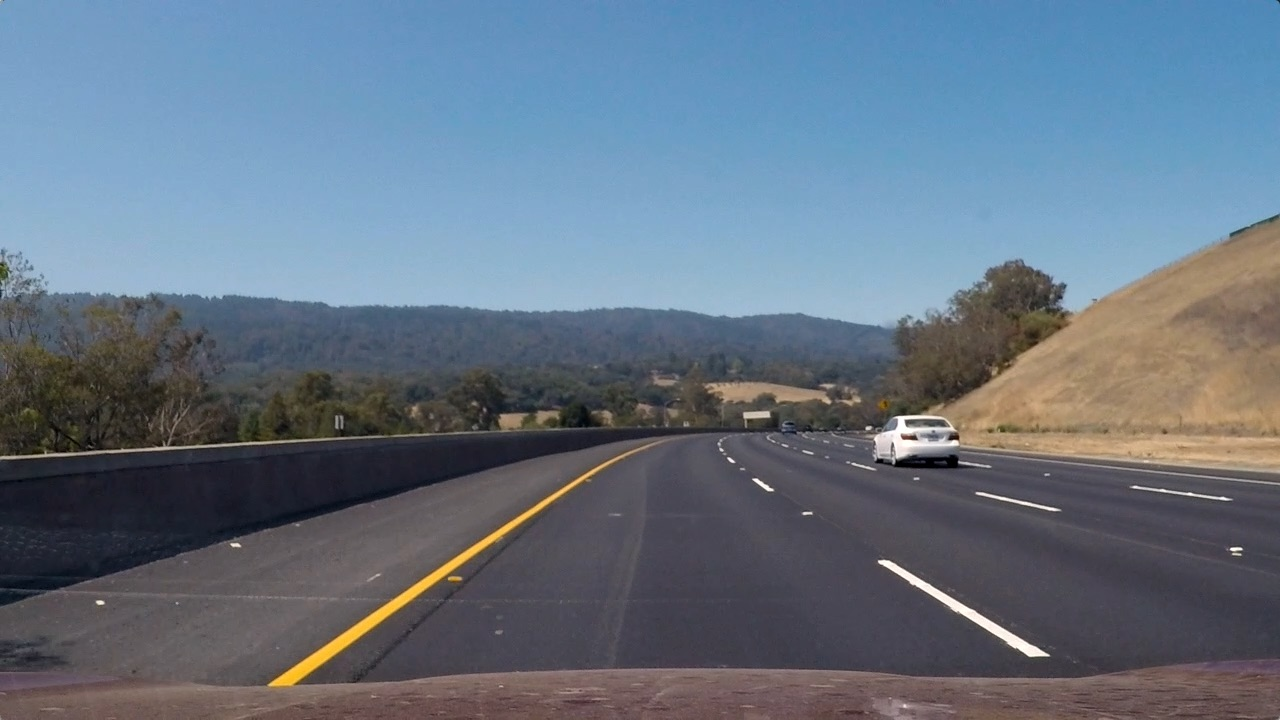
#> input picture curved_lines/test_images/test3.jpg, 1280 x 720 px, given in place of the camera
$ python curved_lines_withPolyLine.py
#> lines starting #> are read from the running program, lines starting #| are printed output that depends on the picture; after the words box and inside, x2 and y2 are one past the last pixel; in counts of white or black regions, pixels touching at a corner belong together; pictures that were not available may be replaced by others from this repository, and a replacement may not be noted
import os
import matplotlib.pyplot as plt
import matplotlib.image as mpimg
import numpy as np
import math
import cv2
import time
# %matplotlib inline
# from moviepy.editor import VideoFileClip
# from IPython.display import HTML
from MotorControlAPI import MotorController

ROBOT_SPEED = 20
ONE_SECOND_DELAY = 1000000000


# myVar = MotorController('COMx')


# print(imageFiles)

# [7 lines left out: function display_images, not called in this run]


# display_images(imageList)


def color_filter(image):
    # convert from RGB to HLS (Hue, Lightness, Saturation)
    hls = cv2.cvtColor(image, cv2.COLOR_RGB2HLS)
    lower = np.array([0, 190, 0])
    upper = np.array([255, 255, 255])

    whitemask = cv2.inRange(hls, lower, upper)

    masked = cv2.bitwise_and(image, image, mask=whitemask)

    return masked


# filtered_img = list(map(color_filter, imageList))

# display_images(filtered_img)


def roi(img):
    # function to idenify region of interest, using a triangle to focus on where the lines are
    if img is not None:
        # get coords of actual frame of gui (get gui dimensions)
        x = int(img.shape[1]) # seems to be 600
        # print("x = ", x)
        y = int(img.shape[0]) # seems to be 480
        # print("y = ", y)

        # oh thats crazy this is the roi shape dimensions
        shape = np.array(
            [[int(0), int(y)], [int(x), int(y)], [int(x), int(0.4 * y)], [int(0), int(0.4 * y)]])

        """
        print(shape)
        [[  0 480]
         [600 480]
         [330 288]
         [270 288]]
        """

        # shape = np.array(
            # [[int(0.4 * x), int(y)], [int(x), int(y)], [int(x), int(0.5 * y)], [int(0.4 * x), int(0.8 * y)]])

        """
        # lets make it a rect
        [[  0 480]  bottom left
         [600 480]  bottom right
         [600 240]    top right
         [ 0 240]]    top left
        """
        mask = np.zeros_like(img)
        # print(img)   # returns rgb values (0-255) of each pixel of frame
        # print(mask)  # all zeros, i assume it is the same size array as img

        # Uses 3 channels or 1 channel for color depending on input image
        if len(img.shape) > 2:
            channel_count = img.shape[2]
            ignore_mask_color = (255,) * channel_count
        else:
            ignore_mask_color = 255


        # print(np.int32([shape])) = shape lol
        # creates a polygon with the mask color (for area between lines)
        cv2.fillPoly(mask, np.int32([shape]), ignore_mask_color)
        # cv2.imshow("uh does this work", mask)  # should return the roi of the frame

        # returns the image only where the mask pixels are not zero
        masked_image = cv2.bitwise_and(img, mask)

        return masked_image
    else:
        print("None")

# roi_img = list(map(roi, filtered_img))
# display_images(roi_img)

def grayscale(img):
    # canny needs a gray image, so we convert
    return cv2.cvtColor(img, cv2.COLOR_RGB2GRAY)


def canny(img):
    # using canny to get edges
    return cv2.Canny(grayscale(img), 50, 120)


# canny_img = list(map(canny, roi_img))
# display_images(canny_img,cmap='gray')

rightSlope, leftSlope, rightIntercept, leftIntercept = [], [], [], []
storeLeftCords, storeRightCords = [], []

def draw_lines(img, lines, thickness=5):
    global rightSlope, leftSlope, rightIntercept, leftIntercept
    global storeLeftCords, storeRightCords

    rightColor = [0, 0, 255]
    leftColor = [255, 0, 0]

    # this is used to filter out the outlying lines that can affect the average
    # We then use the slope we determined to find the y-intercept of the filtered lines by solving for b in y=mx+b

    # If curve to right, then slope negative for both lines?
    minX = 0 # basically -inf
    if lines is not None:
        print("START---")
        for line in lines: # [260 304 261 328]
            for x1, y1, x2, y2 in line:
                # print(x1, x2, y1, y2)
                slope = (y1 - y2) / (x1 - x2) # -24 / -1 = 24
                # print("slope: ", slope)

                # code will find ALL lines, no matter slope
                # get rid of horizontal lines
                if (slope < -0.1): # maybe 0.4 idk
                    # what if we store the x/y values in array?
                    if x1 > 300: # assume right i guess
                        print("slope", slope)
                        print("X1: ", x1)
                        print("Y1: ", y1)
                        print("X2: ", x2)
                        print("Y2: ", y2)
                        print(minX)
                        if x1 > minX:
                            storeRightCords.append([x1, y1])
                            storeRightCords.append([x2, y2])
                            minX = x1
                    elif x1 < 200:
                        print("slope", slope)
                        print("X1: ", x1)
                        print("Y1: ", y1)
                        print("X2: ", x2)
                        print("Y2: ", y2)
                        storeLeftCords.append([x1, y1])
                        storeLeftCords.append([x2, y2])

                else:
                    print("um", slope)

                """
                                if slope < -0.2:
                    if x1 > 300:
                        yintercept = y2 - (slope * x2)
                        rightSlope.append(slope)
                        rightIntercept.append(yintercept)
                    elif x1 < 600:
                        yintercept = y2 - (slope * x2)
                        leftSlope.append(slope)
                        leftIntercept.append(yintercept)
                    else:
                        None
                """
                """
                                elif slope > 0.2:
                    if x1 < 600:
                        yintercept = y2 - (slope * x2)
                        leftSlope.append(slope)
                        leftIntercept.append(yintercept)
                        # print("works")
                    elif x1 > 500:
                        yintercept = y2 - (slope * x2)
                        rightSlope.append(slope)
                        rightIntercept.append(yintercept)
                """
    else:
        # print("was None")
        hello = 0

    # print("end of draw_lines")

    # We use slicing operators and np.mean() to find the averages of the 30 previous frames
    # This makes the lines more stable, and less likely to glitch
    leftavgSlope = np.mean(leftSlope[-30:])
    leftavgIntercept = np.mean(leftIntercept[-30:])

    rightavgSlope = np.mean(rightSlope[-30:])
    rightavgIntercept = np.mean(rightIntercept[-30:])

    """
    print("leftavgSlope = ", (leftavgSlope))
    print("leftavgIntercept = ", leftavgIntercept)
    print("rightavgSlope = ", rightavgSlope)
    print("rightavgIntercept = ", rightavgIntercept)
    """

    left_line_x1 = None
    right_line_x1 = None

    recentLeftCords = storeLeftCords[-10:]
    recentRightCords = storeRightCords[-10:]
    print(recentLeftCords)
    print(recentRightCords)

    recentLeftCords.sort() # organized smallest to largest values
    print("recentLeftCords = ", recentLeftCords)
    popCords = recentLeftCords.pop(0) # get smallest coords
    print("popCords = ", popCords)


    leftPts = np.array(recentLeftCords, np.int32)
    rightPts = np.array(recentRightCords, np.int32)
    # print(leftPts)
    # print(rightPts)

    print(storeLeftCords)
    print(storeRightCords)

    storeLeftCords.clear()
    storeRightCords.clear()

    isClosed = True
    color = (255, 0, 0)
    thickness = 2
    cv2.polylines(img, [leftPts], isClosed, color, thickness)

    colorz = (0, 255, 0)
    cv2.polylines(img, [rightPts], isClosed, colorz, thickness)

    # compare
    # cv2.line(img, (359, 166), (381, 154), rightColor, 10)
    # cv2.line(img, (382, 153), (408, 142), rightColor, 10)


    # plotting the lines
    try:
        left_line_x1 = int((0.65 * img.shape[0] - leftavgIntercept) / leftavgSlope)
        # left_line_x2 = int((img.shape[0] - leftavgIntercept) / leftavgSlope)

        right_line_x1 = int((0.65 * img.shape[0] - rightavgIntercept) / rightavgSlope)
        # right_line_x2 = int((img.shape[0] - rightavgIntercept) / rightavgSlope)

        """
        print('left_line_x1 = ', left_line_x1)
        print('left_line_x2 = ', left_line_x2)
        print('right_line_x1 = ', right_line_x1)
        print('right_line_x2 = ', right_line_x2)
        """

        # pts = np.array([[left_line_x1, int(0.65 * img.shape[0])], [left_line_x2, int(img.shape[0])],
                        # [right_line_x2, int(img.shape[0])], [right_line_x1, int(0.65 * img.shape[0])]], np.int32)

        """
        ptsX = np.array([left_line_x1, int(0.65 * img.shape[0]), left_line_x2, int(img.shape[0])])
        # ERROR: ptsY = np.array([right_line_x2, int(img.shape[0])], [right_line_x1, int(0.65 * img.shape[0])])
        ptsY = np.array([right_line_x2, int(img.shape[0]), right_line_x1, int(0.65 * img.shape[0])])

        z = np.polyfit(ptsX, ptsY, 2)
        print("Z = ", z)
        lspace = np.linspace(0, 1000, 100)
        draw_x = lspace
        draw_y = np.polyval(z, draw_x)  # evaluate the polynomial
        draw_points = (np.asarray([draw_x, draw_y]).T).astype(np.int32)  # needs to be int32 and transposed
        #print("DRAW LINES = ", draw_points)
        cv2.polylines(img, [draw_points], False, (255, 0, 0), 2)
        print("array of points = ", ptsX)
        print("array of points = ", ptsY)
        """

        # [7 lines of commented-out code are left out]

        """
        leftmidx = (left_line_x1 + left_line_x2) / 2
        leftmidy = ( (0.65 * img.shape[0]) + img.shape[0]) / 2
        leftmidpoint = int(leftmidx), int(leftmidy)
        cv2.line(img, (left_line_x1, int(0.65 * img.shape[0])), leftmidpoint, leftColor, 10)
        cv2.line(img, (leftmidpoint), (left_line_x2, img.shape[0]), leftColor, 10)
        """

        # cv2.line(img, (right_line_x1, int(0.65 * img.shape[0])), (right_line_x2, int(img.shape[0])), rightColor, 10)

        # cv2.line(img, (left_line_x1, int(0.65 * img.shape[0])), (left_line_x2, int(img.shape[0])), leftColor, 10)
        # cv2.line(img, (right_line_x1, int(0.65 * img.shape[0])), (right_line_x2, int(img.shape[0])), rightColor, 10)

        isClosed = True
        color = (255, 0, 0)
        thickness = 10
        print('draaw?')
        # cv2.polylines(img, [pts], isClosed, color, thickness)
        print('draaw?2')


    except ValueError:
        # I keep getting errors for some reason, so I put this here. Idk if the error still persists.
        print("error except valuerror")
        pass

    return [left_line_x1, right_line_x1]


def hough_lines(img, rho, theta, threshold, min_line_len, max_line_gap):
   #hough_lines(canny, 1, np.pi / 180, 10, 20, 5)
    """
    `img` should be the output of a Canny transform.
    """
    # using hough to get the lines from the canny image
    lines = cv2.HoughLinesP(img, rho, theta, threshold, np.array([]), minLineLength=min_line_len,
                            maxLineGap=max_line_gap)
    line_img = np.zeros((img.shape[0], img.shape[1], 3), dtype=np.uint8)
    coors = draw_lines(line_img, lines)
    # line_img2 = cv2.circle(line_img, (coors[0], 400), radius=10, color=(255, 255, 255), thickness=-6)
    # line_img2 = cv2.circle(line_img2, (coors[1], 400), radius=10, color=(255, 255, 255), thickness=-6)
    direction = "up"
    if coors[0] is not None and coors[1] is not None:
        left_diff = int(coors[0])
        right_diff = 635 - int(coors[1])
        padding = 20
        print("left: ", left_diff)
        print("right: ", right_diff)
        # r = 400
        if (right_diff - padding < left_diff) and (left_diff < right_diff + padding):
            print("stay straight")
            direction = "up"
        elif (left_diff < right_diff - padding):
            print("move left")
            direction = "left"
        elif (left_diff > right_diff + padding):
            print("move right")
            direction = "right"

        '''if (left_diff < right_diff - padding) or (left_diff > right_diff + padding):
            print("move right")
            #myVar.turnRight(20)
        elif (right_diff < left_diff - padding) or (right_diff > left_diff + padding):
            print("move left")
            #myVar.turnLeft(20)
        elif left_diff == right_diff:
            print("stay straight")
            #myVar.forward(20)'''

    #motorObj = MotorController('COM4')
    #initialTime = time.time_ns()
    #initialTime = sendMotorCommand(motorObj, direction, initialTime)

    return line_img


# [6 lines of commented-out code are left out]

def processImage(image):
    # function to combine all previous functions
    interest = roi(image)

    filterimg = color_filter(interest)
    grayimg = grayscale(filterimg)
    canny = cv2.Canny(grayimg, 50, 120)
    myline = hough_lines(canny, 1, np.pi / 180, 10, 20, 5)

    weighted_img = cv2.addWeighted(myline, 1, image, 0.8, 0)

    cv2.imshow("img1", interest)  # should return the roi of the frame

    cv2.imshow("img2 (color filter)", filterimg)  # very scary HLS image
    cv2.imshow("img3 (grayscale)", grayimg)  # it is gray now
    cv2.imshow("img4 (canny filter)", canny)  # canny is wack
    cv2.imshow("img5 (hough_lines)", myline)  # myline is wack

    cv2.imshow("main (weighted_img)", weighted_img)

    ''' motorObj = MotorController('COM4')
    initialTime = time.time_ns()
    initialTime = sendMotorCommand(motorObj, command, initialTime)'''

    # return weighted_img # uncomment if need to make final have a value in while loop


# [19 lines left out: function sendMotorCommand, not called in this run]


# cap = cv2.VideoCapture('project_video.mp4')
# cap = cv2.VideoCapture('harder_challenge_video.mp4') # VIDEO

cap = cv2.VideoCapture(0) # use cv2.VideoCapture(0) to access camera, keep like this for pictures # IMAGE
while (cap.isOpened()):
    _, frame = cap.read()
#> frame is the input picture: shape (720, 1280, 3); mean B, G, R 130.7, 115.3, 101.1
    frame2 = frame[0:500, 0:600]
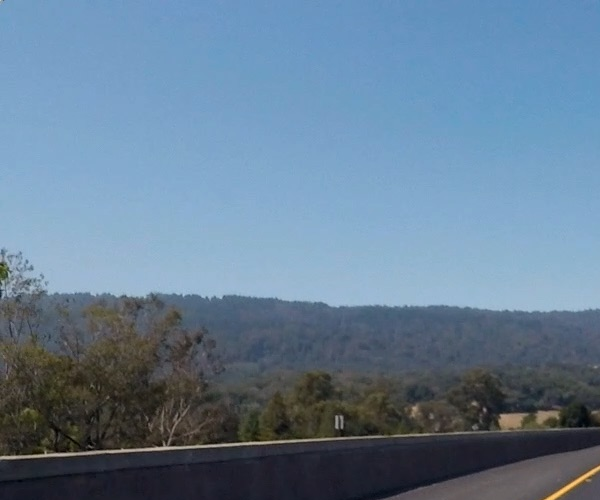
#> frame2: shape (500, 600, 3); mean B, G, R 148.6, 126, 101.2

    path = r'C:\Users\NinJa\PycharmProjects\testCamera\curvedline2.png' # IMAGE
    image = cv2.imread(path)  # IMAGE
    processImage(image)       # FOR IMAGES
#> in roi, `cv2.fillPoly(mask, np.int32([shape]), ignore_mask_color)`:
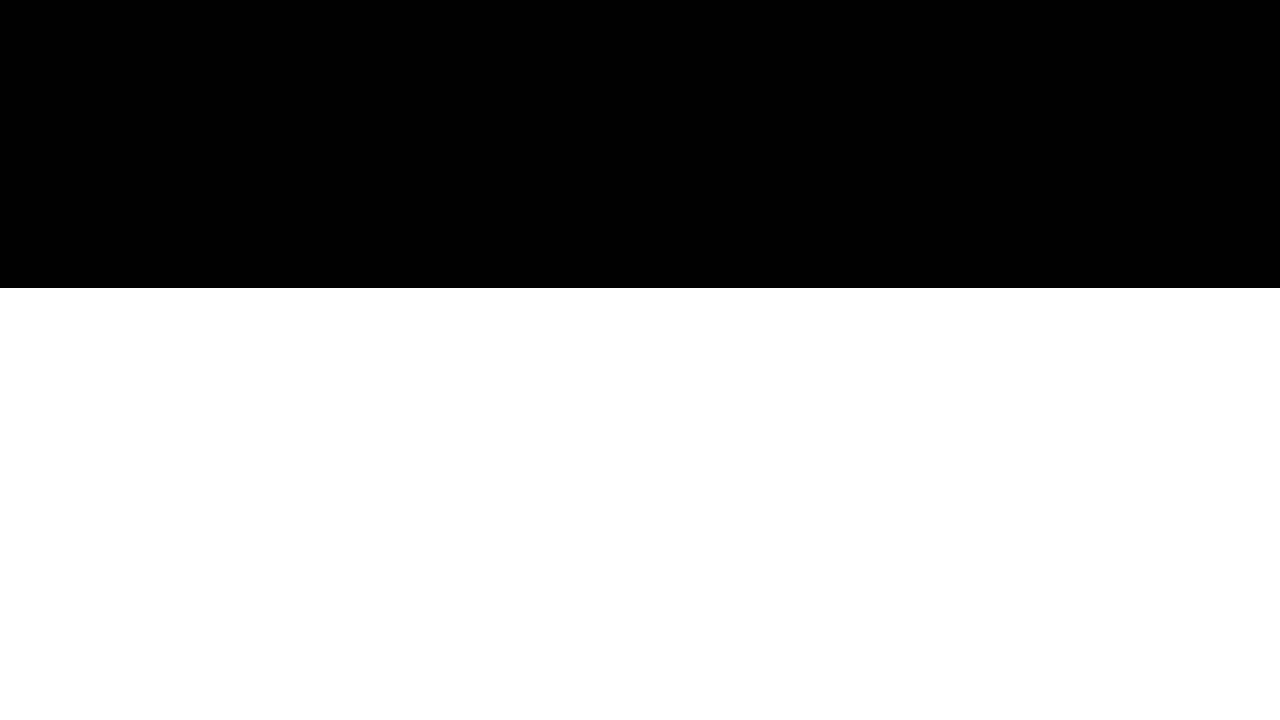
#> mask: shape (720, 1280, 3); 60% white; 1 black region, box (x1, y1, x2, y2) and area: (0, 0, 1280, 288) 368640
#> in roi, `masked_image = cv2.bitwise_and(img, mask)`:
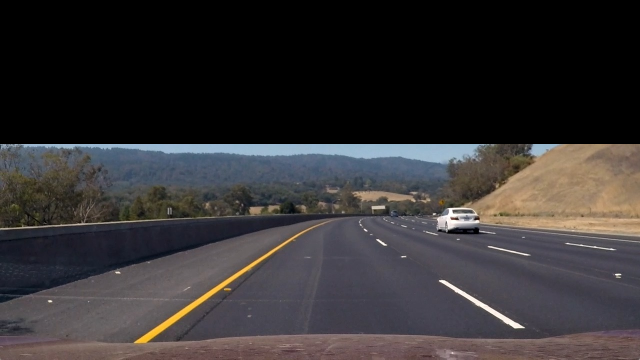
#> masked_image: shape (720, 1280, 3) (shown at 1/2 size); mean B, G, R 52.4, 51.4, 54.3
#> in color_filter, `whitemask = cv2.inRange(hls, lower, upper)`:
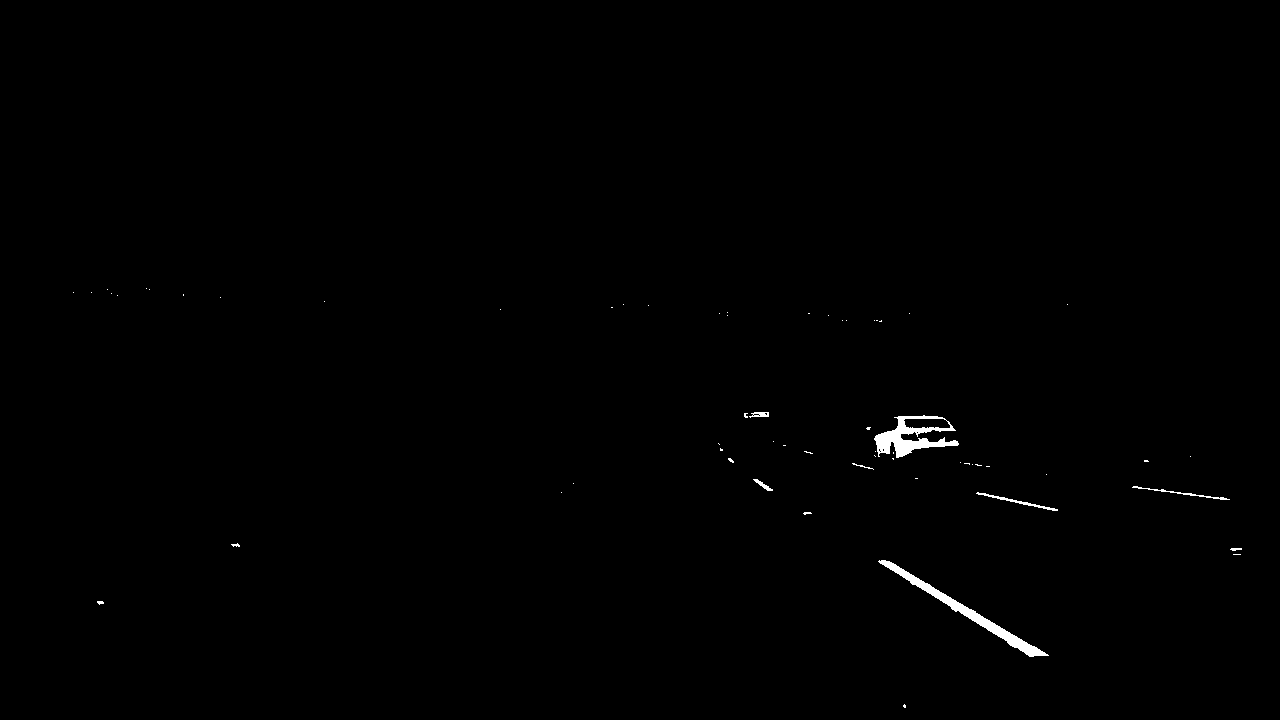
#> whitemask: shape (720, 1280); 0.42% white; 62 white regions (52 under 20 px), largest, box (x1, y1, x2, y2) and area: (878, 560, 1049, 657) 1596, (874, 415, 959, 458) 1487, (976, 492, 1058, 511) 206
#> in processImage, `canny = cv2.Canny(grayimg, 50, 120)`:
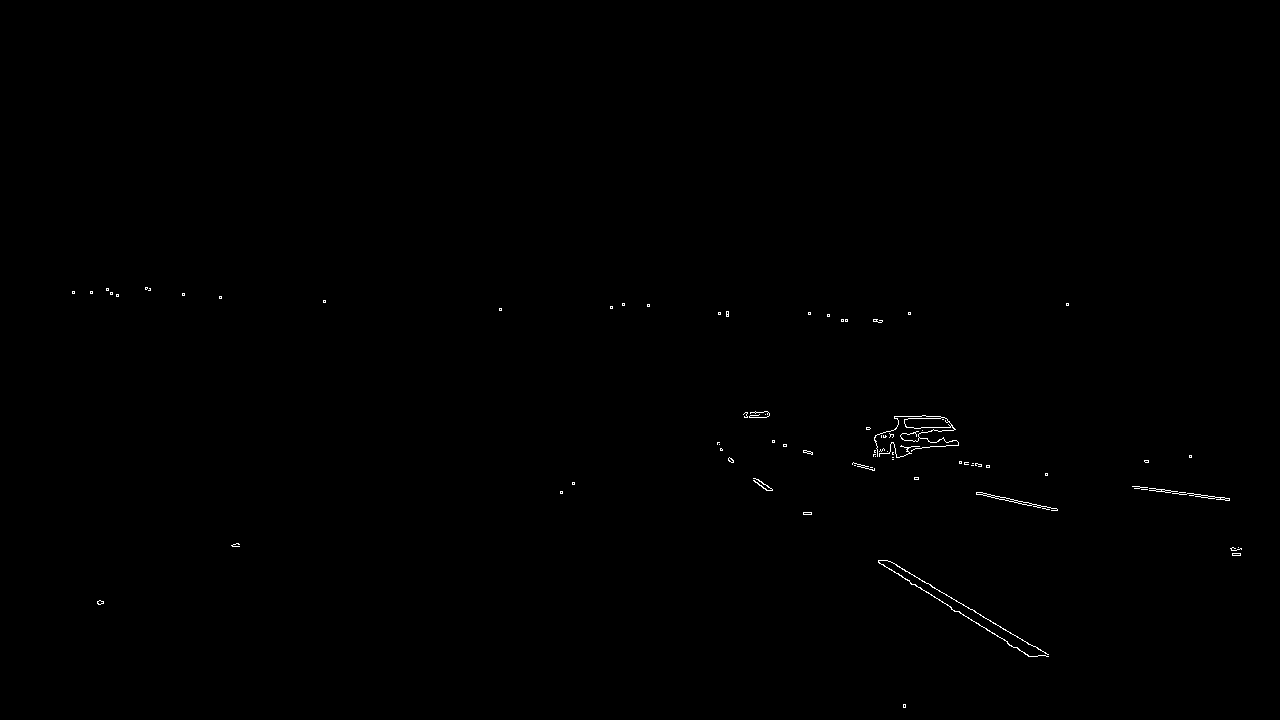
#> canny: shape (720, 1280); 0.22% white in thin lines or dots, all inside (x1, y1, x2, y2) = (72, 287, 1242, 708)
#> in hough_lines, `lines = cv2.HoughLinesP(img, rho, theta, threshold, np.array([]), minL..`: lines = 22 rows, first 6: [959, 463, 989, 467], [878, 562, 1030, 656], [890, 561, 1029, 644], [1134, 488, 1229, 500], [976, 494, 1053, 510], [1133, 486, 1229, 499]
#> the loop in draw_lines, `for line in lines:` made 22 passes
#> (printed output is left out)
#> after the loop in draw_lines, `for line in lines:`: minX = 907; storeLeftCords = []; storeRightCords = [[907, 450], [939, 446]]
#> in draw_lines, `recentLeftCords = storeLeftCords[-10:]`: recentLeftCords = []
#> in draw_lines, `recentRightCords = storeRightCords[-10:]`: recentRightCords = [[907, 450], [939, 446]]
#| [[907, 450], [939, 446]]
#| recentLeftCords =  []
#> (the run stopped early here; a loop or call above may not have finished)
